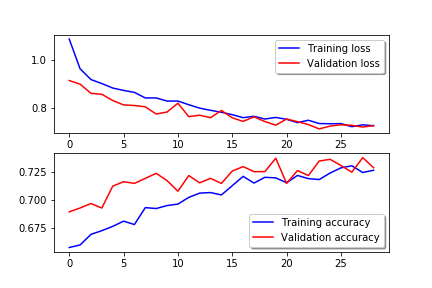
#> input picture HAM10000/Without ImageNet Weights/Pretrained Training Accuracy.png, 432 x 288 px; its folder holds only this picture in this run
$ python -i image_preprocessing_test.py   (imports and definitions only)
#> lines starting #> are read from the running program, lines starting #| are printed output that depends on the picture
# -*- coding: utf-8 -*-
"""
Created on Wed Feb 13 13:57:03 2019

@author: RGB
"""

import cv2
import numpy as np
import os
from glob import glob
import matplotlib.pyplot as plt


def normalize_color_image(img_path):
    '''
    img = cv2.imread(img_path)
    img_yuv = cv2.cvtColor(img, cv2.COLOR_RGB2YUV)

    #equalize the histogram of the Y channel
    img_yuv[:,:,0] = cv2.equalizeHist(img_yuv[:,:,0])

    #convert the YUV image back to RGB
    img_output = cv2.cvtColor(img_yuv, cv2.COLOR_YUV2RGB)

    return img_output
    '''
    image = cv2.imread(img_path)
#> image is the input picture: shape (288, 432, 3); mean B, G, R 246.5, 244.4, 246.8
    channels = cv2.split(image)
    eq_channels = []
    for ch, color in zip(channels, ['B', 'G', 'R']):
        eq_channels.append(cv2.equalizeHist(ch))
#> this loop made 3 passes
#> color on passes 1 to 3: 'B', 'G', 'R'
#> after the loop, eq_channels = 3 items

    eq_image = cv2.merge(eq_channels)
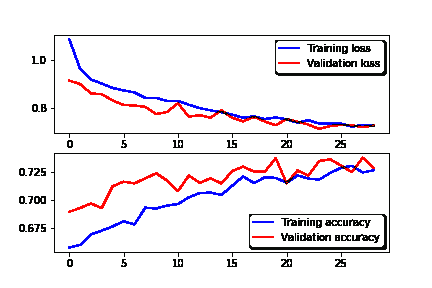
#> eq_image: shape (288, 432, 3); mean of channels 0, 1, 2 239.7, 236.3, 240.1; drawn as B, G, R
    eq_image = cv2.cvtColor(eq_image, cv2.COLOR_BGR2RGB)
    return eq_image


train_path = 'E:/Master Project/data_split3/train_dir'
valid_path = 'E:/Master Project/data_split3/val_dir'
test_path = 'E:/Master Project/data_split3/test_dir'

train_pics = glob(train_path+"/*/*.jpg")
val_pics = glob(valid_path+"/*/*.jpg")
test_pics = glob(test_path+"/*/*.jpg")

# [9 lines not run here, left out]

>>> result = normalize_color_image('HAM10000/Without ImageNet Weights/Pretrained Training Accuracy.png')

$ run again, on HAM10000/Without ImageNet Weights/layer_block1_conv1.png
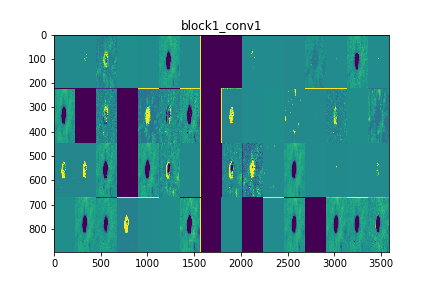
#> input picture HAM10000/Without ImageNet Weights/layer_block1_conv1.png, 432 x 288 px
#> in normalize_color_image, image is the input picture: shape (288, 432, 3); mean B, G, R 177.5, 172.6, 127.8
#> the loop in normalize_color_image, `for ch, color in zip(channels, ['B', 'G', 'R']):` made 3 passes
#> color on passes 1 to 3: 'B', 'G', 'R'
#> after the loop in normalize_color_image, `for ch, color in zip(channels, ['B', 'G', 'R']):`: eq_channels = 3 items
#> in normalize_color_image, `eq_image = cv2.merge(eq_channels)`:
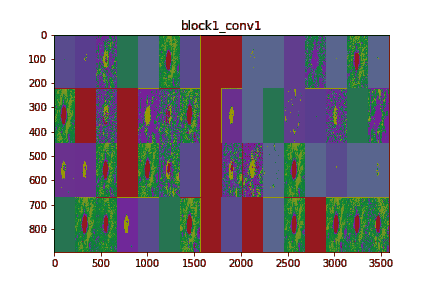
#> eq_image: shape (288, 432, 3); mean of channels 0, 1, 2 156.8, 150.8, 154; drawn as B, G, R

$ run again, on HAM10000/Without ImageNet Weights/layer_block1_conv2.png
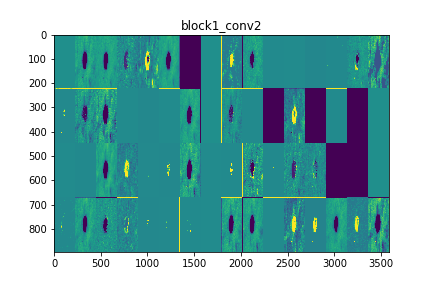
#> input picture HAM10000/Without ImageNet Weights/layer_block1_conv2.png, 432 x 288 px
#> in normalize_color_image, image is the input picture: shape (288, 432, 3); mean B, G, R 179.1, 177.1, 127
#> the loop in normalize_color_image, `for ch, color in zip(channels, ['B', 'G', 'R']):` made 3 passes
#> color on passes 1 to 3: 'B', 'G', 'R'
#> after the loop in normalize_color_image, `for ch, color in zip(channels, ['B', 'G', 'R']):`: eq_channels = 3 items
#> in normalize_color_image, `eq_image = cv2.merge(eq_channels)`:
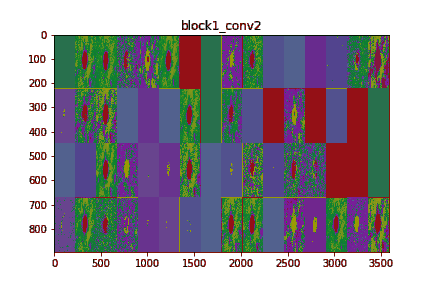
#> eq_image: shape (288, 432, 3); mean of channels 0, 1, 2 157, 149.7, 152.7; drawn as B, G, R
